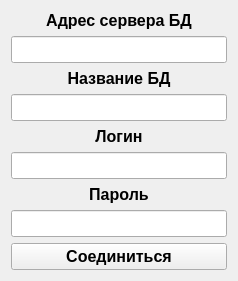
<?xml version="1.0" encoding="UTF-8"?>
<ui version="4.0">
 <class>login</class>
 <widget class="QWidget" name="login">
  <property name="geometry">
   <rect>
    <x>0</x>
    <y>0</y>
    <width>238</width>
    <height>278</height>
   </rect>
  </property>
  <property name="windowTitle">
   <string>Form</string>
  </property>
  <layout class="QGridLayout" name="gridLayout">
   <item row="8" column="1">
    <widget class="QPushButton" name="pushButton">
     <property name="font">
      <font>
       <pointsize>12</pointsize>
       <weight>75</weight>
       <bold>true</bold>
      </font>
     </property>
     <property name="text">
      <string>Соединиться</string>
     </property>
    </widget>
   </item>
   <item row="4" column="1">
    <widget class="QLabel" name="label_3">
     <property name="font">
      <font>
       <pointsize>12</pointsize>
       <weight>75</weight>
       <bold>true</bold>
      </font>
     </property>
     <property name="text">
      <string>Логин</string>
     </property>
     <property name="alignment">
      <set>Qt::AlignCenter</set>
     </property>
    </widget>
   </item>
   <item row="5" column="1">
    <widget class="QLineEdit" name="loginLineEdit">
     <property name="font">
      <font>
       <pointsize>12</pointsize>
       <weight>75</weight>
       <bold>true</bold>
      </font>
     </property>
     <property name="alignment">
      <set>Qt::AlignCenter</set>
     </property>
    </widget>
   </item>
   <item row="7" column="1">
    <widget class="QLineEdit" name="passLineEdit">
     <property name="font">
      <font>
       <pointsize>12</pointsize>
       <weight>75</weight>
       <bold>true</bold>
      </font>
     </property>
     <property name="alignment">
      <set>Qt::AlignCenter</set>
     </property>
    </widget>
   </item>
   <item row="1" column="1">
    <widget class="QLineEdit" name="serverLineEdit">
     <property name="font">
      <font>
       <pointsize>12</pointsize>
       <weight>75</weight>
       <bold>true</bold>
      </font>
     </property>
     <property name="alignment">
      <set>Qt::AlignCenter</set>
     </property>
    </widget>
   </item>
   <item row="2" column="1">
    <widget class="QLabel" name="label_2">
     <property name="font">
      <font>
       <pointsize>12</pointsize>
       <weight>75</weight>
       <bold>true</bold>
      </font>
     </property>
     <property name="text">
      <string>Название БД</string>
     </property>
     <property name="alignment">
      <set>Qt::AlignCenter</set>
     </property>
    </widget>
   </item>
   <item row="0" column="1">
    <widget class="QLabel" name="label">
     <property name="font">
      <font>
       <pointsize>12</pointsize>
       <weight>75</weight>
       <bold>true</bold>
      </font>
     </property>
     <property name="text">
      <string>Адрес сервера БД</string>
     </property>
     <property name="alignment">
      <set>Qt::AlignCenter</set>
     </property>
    </widget>
   </item>
   <item row="3" column="1">
    <widget class="QLineEdit" name="databaseLineEdit">
     <property name="font">
      <font>
       <pointsize>12</pointsize>
       <weight>75</weight>
       <bold>true</bold>
      </font>
     </property>
     <property name="alignment">
      <set>Qt::AlignCenter</set>
     </property>
    </widget>
   </item>
   <item row="6" column="1">
    <widget class="QLabel" name="label_4">
     <property name="font">
      <font>
       <pointsize>12</pointsize>
       <weight>75</weight>
       <bold>true</bold>
      </font>
     </property>
     <property name="text">
      <string>Пароль</string>
     </property>
     <property name="alignment">
      <set>Qt::AlignCenter</set>
     </property>
    </widget>
   </item>
  </layout>
 </widget>
 <resources/>
 <connections/>
</ui>
